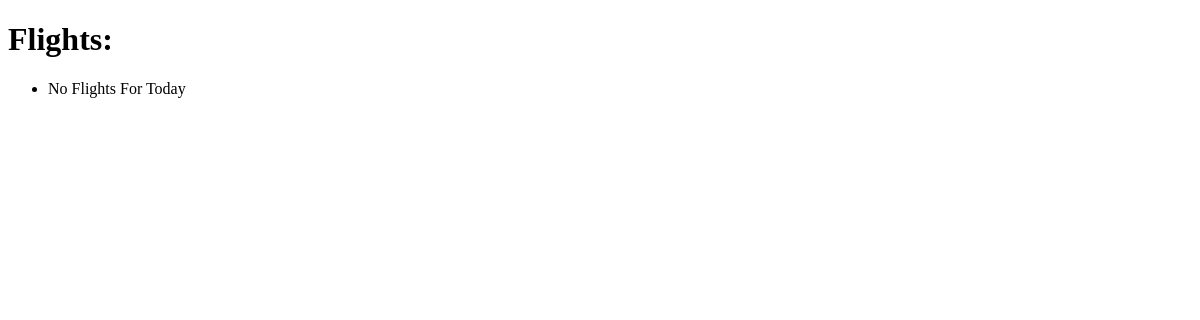
/flights/, run on an earlier commit of the app's database.
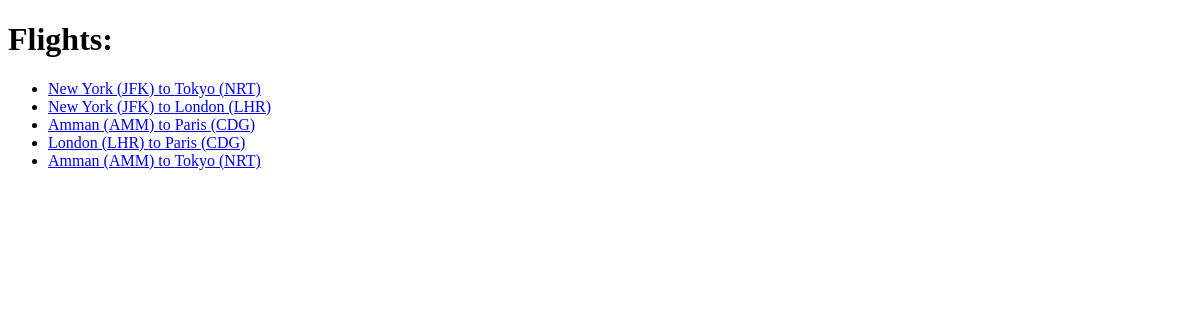
And on a later commit of the database.
### flights/models.py (models this page shows, shortened)
class Flight(models.Model):
    origin = models.ForeignKey(Airport, on_delete = models.CASCADE, related_name = "departures")
    destination = models.ForeignKey(Airport, on_delete = models.CASCADE, related_name = "arrivals")
    duration = models.IntegerField(validators=[MinValueValidator(50), MaxValueValidator(1000000)])

class Airport(models.Model):
    code = models.CharField(max_length = 3)
    city = models.CharField(max_length = 64)
    def __str__(self):
        return f"{self.city} ({self.code})";

### flights/views.py (the view)
# urls.py: path('', views.index, name = 'index'),
def index(request):
    return render(request, 'flights/index.html', {
         'AllFlights' : Flight.objects.all()
     })

### flights/templates/flights/index.html (shortened to what this page needs)
<!DOCTYPE html>
<html>
    <head>
    </head>
    <body>
        <h1> Flights: </h1>
        <ul>
            {% for f in AllFlights %}
                <li>
                    <a href= "{% url 'flights:single' f.id %}">
                     {{f.origin}} to {{f.destination}}
                </li>
            {% empty %}
                <li> No Flights For Today </li>
            {% endfor %}
        </ul>
    </body>
</html>

What changed in the data, as far as the page shows it:
added Flight: origin "New York (JFK)", destination "Tokyo (NRT)"
added Flight: origin "New York (JFK)", destination "London (LHR)"
added Flight: origin "Amman (AMM)", destination "Paris (CDG)"
added Flight: origin "London (LHR)", destination "Paris (CDG)"
added Flight: origin "Amman (AMM)", destination "Tokyo (NRT)"
Also different on the page:
text no longer shown: "No Flights For Today"
